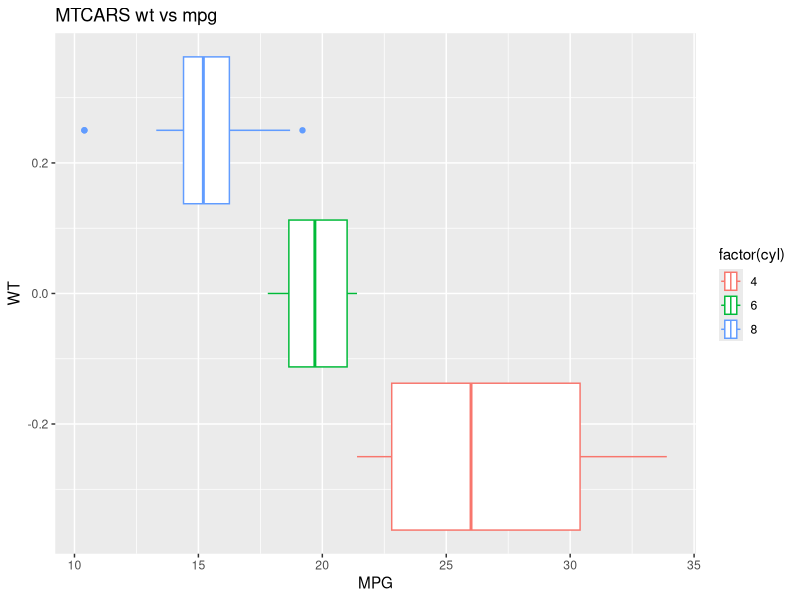

The R source for this figure:
installed.packages("tidyverse")

library("tidyverse")

ggplot(data=mtcars,
       aes(x=mpg, 
           
           color=factor(cyl)
           ))+ geom_boxplot()+
  labs(title="MTCARS wt vs mpg", x= "MPG", y= "WT")



mtcars
